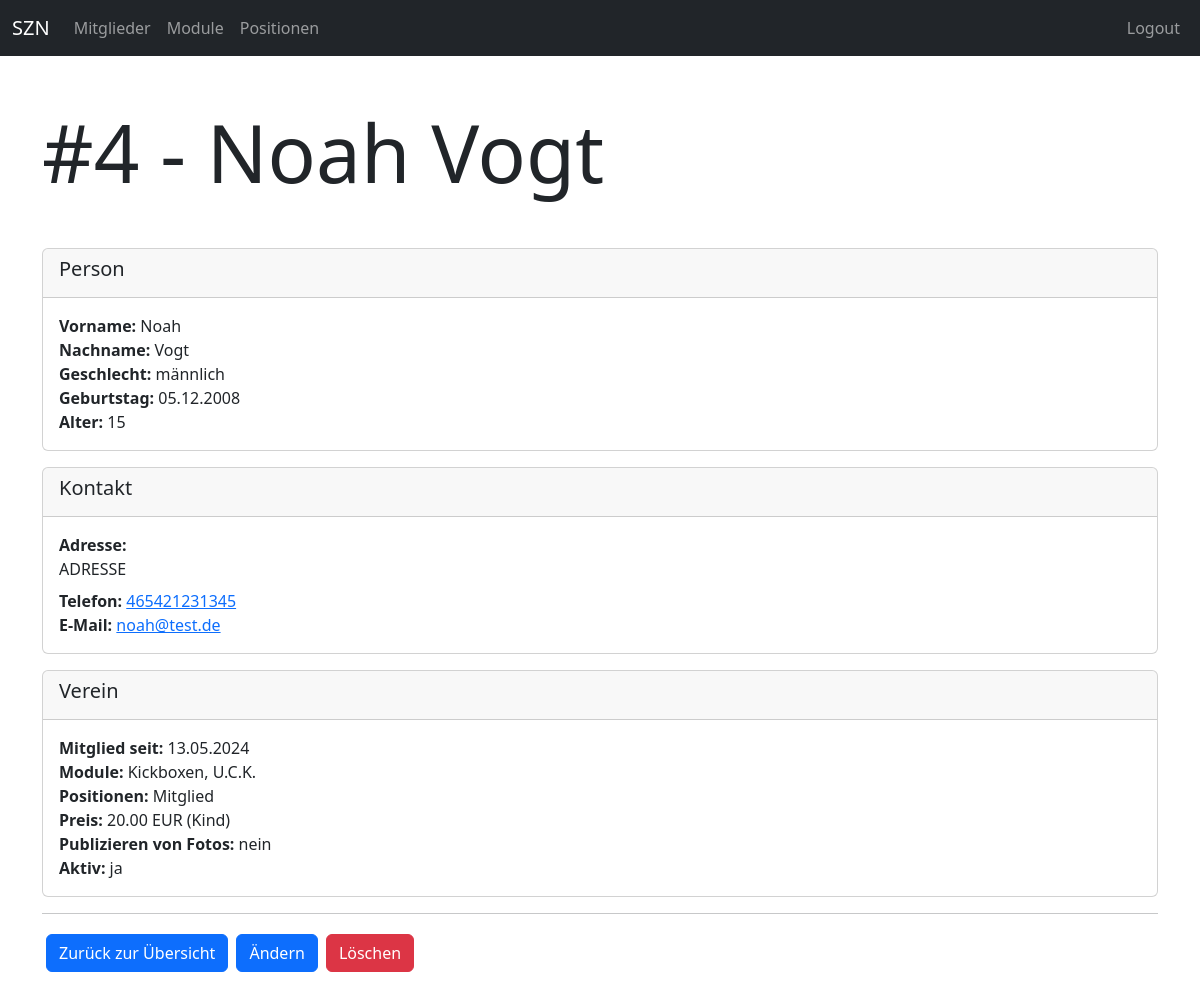
Screenshot of /members/member/4 (signed in) with the database file from the repository.
### members/models.py (models this page shows, shortened)
class Member(models.Model):
    firstname = models.CharField(max_length=100)
    lastname = models.CharField(max_length=100)
    birthday = models.DateField()
    gender = models.ForeignKey(Gender, null=True, blank=True, on_delete=models.SET_NULL)
    adress = models.TextField()
    email = models.EmailField(blank=True)
    phone = models.CharField(max_length=100, blank=True)
    entry_date = models.DateField()
    account_details = models.TextField(blank=True)
    legal_representative = models.TextField(null=True, blank=True)
    positions = models.ManyToManyField(Position, blank=True)
    modules = models.ManyToManyField(Module, blank=True)
    licenses = models.ManyToManyField(License, blank=True)
    rate = models.ForeignKey(Rate, null=True, blank=True, on_delete=models.SET_NULL)
    chronic_diseases = models.TextField(null=True, blank=True)
    permanent_medication = models.TextField(null=True, blank=True)
    publish_fotos = models.BooleanField(default=False)
    is_active = models.BooleanField(default=True)
    @admin.display(description="Fullname")
    def get_fullname(self):
        return f"{self.firstname} {self.lastname}"
    @admin.display(description="Age")
    def get_age(self):
        now = datetime.now()
        b_day = datetime.strptime(str(self.birthday), "%Y-%m-%d")
        delta = now - b_day
        return math.floor(delta.days / 365)
    @admin.display(description="Modules")
    def get_modules_str(self):
        modules = self.modules.all().order_by("name")
        modules_list = [module.name for module in modules]
        return ", ".join(modules_list)
    @admin.display(description="Positions")
    def get_positions_str(self):
        positions = self.positions.all().order_by("name")
        positions_list = [position.name for position in positions]
        return ", ".join(positions_list)
    @admin.display(description="Licenses")
    def get_licenses_str(self):
        licenses = self.licenses.all().order_by("name")
        licenses_list = [license.name for license in licenses]
        return ", ".join(licenses_list)

class Gender(models.Model):
    name = models.CharField(max_length=100)

class Module(models.Model):
    name = models.CharField(max_length=255)

class Position(models.Model):
    name = models.CharField(max_length=255)

class Rate(models.Model):
    name = models.CharField(max_length=255)
    price = models.DecimalField(decimal_places=2, max_digits=5)

### members/views.py (the view)
# urls.py: path("member/<int:id>", views.member_detail, name="members-member-detail"),
def member_detail(request, id):
    if not request.user.is_authenticated:
        return helpers.not_auth_redirect()
    member = get_object_or_404(models.Member, id=id)
    return render(request, "members/member_detail.html", {
        "title": "Mitglied Detail",
        "id": id,
        "member": member
    })

### members/templates/members/member_detail.html (shortened to what this page needs)
{% extends "base_one_col.html" %}
{% block header %}
    <div class="mb-5">
        <h1 class="display-1">#{{ member.id }} - {{ member.get_fullname }}</h1>
    </div>
{% endblock %}
{% block main %}
<div class="card mb-3">
    <div class="card-header">
        <h5>Person</h5>
    </div>
    <div class="card-body">
        <div>
            <strong>Vorname: </strong>{{ member.firstname }}
        </div>
        <div>
            <strong>Nachname: </strong>{{ member.lastname }}
        </div>
        {% if member.gender %}
        <div>
            <strong>Geschlecht: </strong>{{ member.gender.name }}
        </div>
        {% endif %}
        <div>
            <strong>Geburtstag: </strong>{{ member.birthday|date:"d.m.Y" }}
        </div>
        <div>
            <strong>Alter: </strong>{{ member.get_age }}
        </div>
    </div>
</div>
<div class="card mb-3">
    <div class="card-header">
        <h5>Kontakt</h5>
    </div>
    <div class="card-body">
        <div class="mb-2">
            <strong>Adresse: </strong>
            <div>
                {{ member.adress|linebreaksbr }}
            </div>
        </div>
        <div>
            <strong>Telefon: </strong>
            <a href="tel:{{ member.phone }}">{{ member.phone }}</a>
        </div>
        <div>
            <strong>E-Mail: </strong>
            <a href="mailto:{{ member.email }}">{{ member.email }}</a>
        </div>
    </div>
</div>
<div class="card mb-3">
    <div class="card-header">
        <h5>Verein</h5>
    </div>
    <div class="card-body">
        <div>
            <strong>Mitglied seit: </strong>
            {{ member.entry_date|date:"d.m.Y" }}
        </div>
        {% if member.get_modules_str != "" %}
        <div>
            <strong>Module: </strong>
            {{ member.get_modules_str}}
        </div>
        {% endif %}
        {% if member.get_positions_str != "" %}
        <div>
            <strong>Positionen: </strong>
            {{ member.get_positions_str}}
        </div>
        {% endif %}
        <div>
            <strong>Preis: </strong>
            {{ member.rate.price}} EUR ({{ member.rate.name }})
        </div>
        <div>
            <strong>Publizieren von Fotos: </strong>
            {% if member.publish_fotos %}
                ja
            {% else %}
                nein
            {% endif %}
        </div>
        <div>
            <strong>Aktiv: </strong>
            {% if member.is_active %}
                ja
            {% else %}
                nein
            {% endif %}
        </div>
    </div>
</div>
<hr>
<div class="d-flex justify-content-start">
    <a class="btn btn-primary d-block m-1" href="{% url "members-index" %}">Zurück zur Übersicht</a>
    <a class="btn btn-primary d-block m-1" href="{% url "members-member-update" id=member.id %}">Ändern</a>
    <a class="btn btn-danger d-block m-1" href="{% url "members-member-delete" id=member.id %}">Löschen</a>
</div>
{% endblock %}

### rows the page displays
Member: id "4", get_fullname "Noah Vogt", firstname "Noah", lastname "Vogt", gender.name "männlich", birthday "05.12.2008", get_age "15", adress "ADRESSE", phone "465421231345", email "noah@test.de", entry_date "13.05.2024", get_modules_str "Kickboxen, U.C.K.", get_positions_str "Mitglied", rate.price "20.00", rate.name "Kind"
